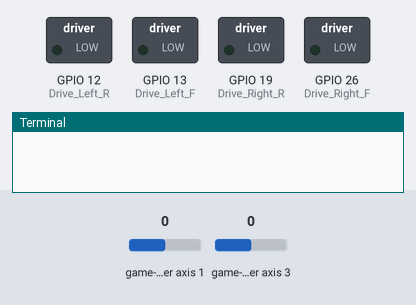
The program below on a simulated Raspberry Pi (BCM pin numbers). Shown: switched loads named in the program (green lamp = pin HIGH), the last lines printed to the terminal. The test bench sets the inputs (shaded band); at power-on: game-controller axis 1 0, game-controller axis 3 0.

Above: at 8.2 s.
8.3 s: game-controller axis 1 set to -1
At 9.4 s:
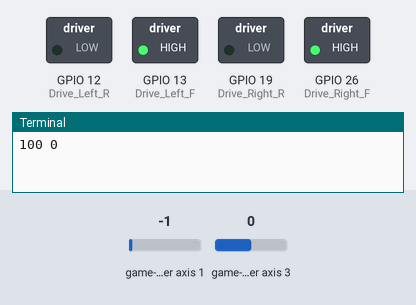
9.8 s: game-controller axis 3 set to -1
At 10.5 s:
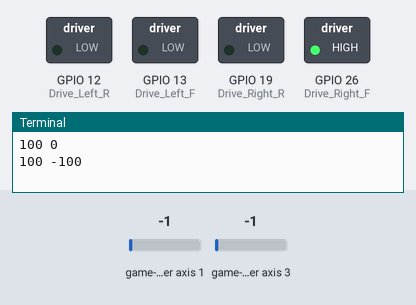
11.3 s: game-controller axis 3 set to 0
At 11.7 s:
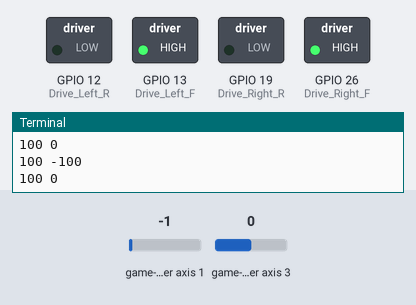
12.8 s: game-controller axis 1 set to 0
At 14.0 s:
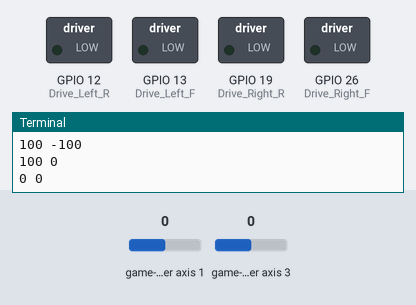
14.3 s: game-controller axis 1 set to -0.5
At 15.2 s:
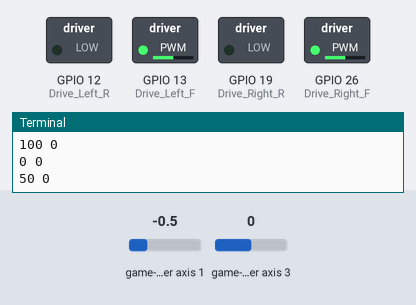
15.8 s: game-controller axis 3 set to -0.5
At 16.3 s:
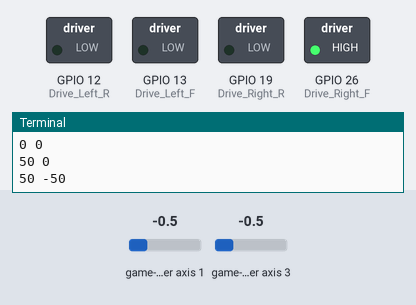
Timing chart, 0 to 18.3 s (numbered marks = the images above; inputs shaded):
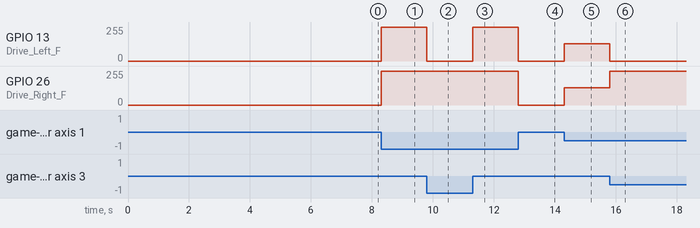

Measured:
- the behaviour switches between -1 and -0.5 on game-controller axis 3 (found by bisection; images 2 and 3)
- the behaviour switches between -1 and -0.5 on game-controller axis 1 (found by bisection; images 3 and 4)
- after the input at 8.3 s, GPIO 13 (Drive_Left_F), GPIO 26 (Drive_Right_F): 0/255 → 255/255 at once
- after the input at 9.8 s, GPIO 13 (Drive_Left_F): 255/255 → 0/255 at once
- after the input at 11.3 s, GPIO 13 (Drive_Left_F): 0/255 → 255/255 at once
- after the input at 12.8 s, GPIO 13 (Drive_Left_F), GPIO 26 (Drive_Right_F): 255/255 → 0/255 at once
- after the input at 14.3 s, GPIO 13 (Drive_Left_F), GPIO 26 (Drive_Right_F): 0/255 → 128/255 at once
- after the input at 15.8 s, GPIO 13 (Drive_Left_F): 128/255 → 0/255 at once; GPIO 26 (Drive_Right_F): 128/255 → 255/255 at once

The program:

boe_bot.py
```python
#!usr/bin/env python3

import time
import pygame
import RPi.GPIO as GPIO
GPIO.setmode(GPIO.BCM)
GPIO.setwarnings(False)
GPIO.cleanup()
time.sleep(7)
#GPIO Parameters
Drive_Left_R = 12
Drive_Left_F = 13
Drive_Right_R =19
Drive_Right_F = 26

GPIO.setup(Drive_Left_F, GPIO.OUT)
GPIO.setup(Drive_Left_R, GPIO.OUT)
GPIO.setup(Drive_Right_F, GPIO.OUT)
GPIO.setup(Drive_Right_R, GPIO.OUT)

Drive_Left_F = GPIO.PWM(Drive_Left_F, 100)
Drive_Left_R = GPIO.PWM(Drive_Left_R, 100)
Drive_Right_F = GPIO.PWM(Drive_Right_F, 100)
Drive_Right_R = GPIO.PWM(Drive_Right_R, 100)

Drive_Left_F.start(0)
Drive_Left_R.start(0)
Drive_Right_F.start(0)
Drive_Right_R.start(0)

def MotorOff():
  Drive_Left_F.ChangeDutyCycle(0)
  Drive_Left_R.ChangeDutyCycle(0)
  Drive_Right_F.ChangeDutyCycle(0)
  Drive_Right_R.ChangeDutyCycle(0)

# Joystick Control Parameters
axisLeftRight = 3
axisUpDown = 1
axisUpDownInverted = True #The up Down axis is reversed
axisLeftRightInverted = False
leftRight = 0
upDown = 0
pygame.init()
pygame.joystick.init()
joystick = pygame.joystick.Joystick(0)
joystick.init()


#Control Parameters
new_u = 0

def scale(updown, leftright):
  if updown > 90: updown = 100
  if updown <-90: updown = -100
  if leftright > 90: leftright = 100
  if leftright < -90: leftright = -100
  return (int(updown), int(leftright))

def control_op(updown, leftright):
#  global new_u
  if updown > 10 and (-10<  leftright < 10) :
    Drive_Left_F.ChangeDutyCycle(updown)
    Drive_Right_F.ChangeDutyCycle(updown)
  elif updown <-10 and (-10<  leftright < 10):
    Drive_Left_R.ChangeDutyCycle(-updown)
    Drive_Right_R.ChangeDutyCycle(-updown)
  elif updown > 10 and leftright > 10 :
    Drive_Left_F.ChangeDutyCycle(min(updown+leftright,100))
    Drive_Right_F.ChangeDutyCycle(max(abs(updown-leftright),0))
  elif updown > 10 and leftright < -10 :
    Drive_Left_F.ChangeDutyCycle(max(updown+leftright,0))
    Drive_Right_F.ChangeDutyCycle(min(abs(updown-leftright),100))

  elif leftright > 10:
    Drive_Left_F.ChangeDutyCycle(leftright) #abs(50 - leftright))
    Drive_Right_F.ChangeDutyCycle(0)
  elif leftright < -10:
    Drive_Left_F.ChangeDutyCycle(0)
    Drive_Right_F.ChangeDutyCycle(-leftright) #abs(50+leftright))
  else:
    MotorOff()


def PygameHandler(events):
    global leftRight
    global upDown
    for event in events:
      if event.type == pygame.JOYAXISMOTION:
        upDown = joystick.get_axis(axisUpDown)*100
        leftRight = joystick.get_axis(axisLeftRight)*100
        if axisUpDownInverted:
          upDown = -upDown
        if axisLeftRightInverted:
          leftRight = -leftRight
        upDown,leftRight=scale(upDown,leftRight)
        control_op(upDown,leftRight)
        print(upDown, leftRight)


try:
  while 1:
    (PygameHandler(pygame.event.get()))
#    scale(upDown,leftRight)
#    print(control_op(upDown,leftRight))
#    print(upDown, '##', leftRight)
except KeyboardInterrupt:
  print('Exiting')
  MotorOff()
  GPIO.cleanup()
except:
  print('Crashed Exit')
  MotorOff()
  GPIO.cleanup()
```
